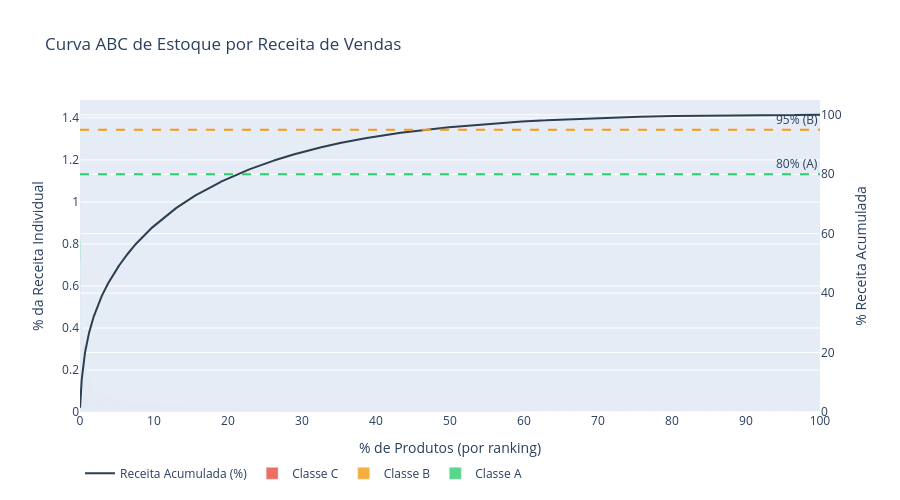

Notebook code for this chart:
### Markdown cell above
## 3. Grafico de Pareto (Curva ABC)

### Code cell
receita_plot = receita.reset_index(drop=True)
receita_plot['Ranking'] = range(1, len(receita_plot) + 1)
receita_plot['Pct Produtos'] = receita_plot['Ranking'] / len(receita_plot) * 100

fig = go.Figure()

# Barras de receita coloridas por classe
cores_abc = {'A': '#2ecc71', 'B': '#f39c12', 'C': '#e74c3c'}
for classe in ['A', 'B', 'C']:
    mask = receita_plot['Classe'] == classe
    fig.add_trace(go.Bar(
        x=receita_plot[mask]['Pct Produtos'],
        y=receita_plot[mask]['Receita_Pct'],
        name=f'Classe {classe}',
        marker_color=cores_abc[classe],
        opacity=0.8
    ))

# Linha acumulada
fig.add_trace(go.Scatter(
    x=receita_plot['Pct Produtos'],
    y=receita_plot['Receita_Acum'],
    name='Receita Acumulada (%)',
    yaxis='y2',
    line=dict(color='#2c3e50', width=2)
))

fig.add_hline(y=80, line_dash='dash', line_color='#2ecc71', annotation_text='80% (A)', yref='y2')
fig.add_hline(y=95, line_dash='dash', line_color='#f39c12', annotation_text='95% (B)', yref='y2')

fig.update_layout(
    title='Curva ABC de Estoque por Receita de Vendas',
    xaxis_title='% de Produtos (por ranking)',
    yaxis_title='% da Receita Individual',
    yaxis2=dict(title='% Receita Acumulada', overlaying='y', side='right', range=[0, 105]),
    height=500,
    barmode='stack',
    legend=dict(orientation='h', y=-0.15)
)
fig.show()

### Figure 1 — Plotly figure (JSON) as saved in the notebook; plotly's stock layout.template omitted (floating-point values rounded to 4 significant figures; data arrays with more than 128 entries replaced by an {"elided": "..."} marker saying what was removed)
{"data": [{"marker": {"color": "#2ecc71"}, "name": "Classe A", "opacity": 0.8, "type": "bar", "x": {"elided": "1359 float values"}, "y": {"elided": "1359 float values"}}, {"marker": {"color": "#f39c12"}, "name": "Classe B", "opacity": 0.8, "type": "bar", "x": {"elided": "1629 float values"}, "y": {"elided": "1629 float values"}}, {"marker": {"color": "#e74c3c"}, "name": "Classe C", "opacity": 0.8, "type": "bar", "x": {"elided": "3408 float values"}, "y": {"elided": "3408 float values"}}, {"line": {"color": "#2c3e50", "width": 2}, "name": "Receita Acumulada (%)", "type": "scatter", "x": {"elided": "6396 float values"}, "y": {"elided": "6396 float values"}, "yaxis": "y2"}], "layout": {"annotations": [{"showarrow": false, "text": "80% (A)", "x": 1, "xanchor": "right", "xref": "x domain", "y": 80, "yanchor": "bottom", "yref": "y2"}, {"showarrow": false, "text": "95% (B)", "x": 1, "xanchor": "right", "xref": "x domain", "y": 95, "yanchor": "bottom", "yref": "y2"}], "barmode": "stack", "height": 500, "legend": {"orientation": "h", "y": -0.15}, "shapes": [{"line": {"color": "#2ecc71", "dash": "dash"}, "type": "line", "x0": 0, "x1": 1, "xref": "x domain", "y0": 80, "y1": 80, "yref": "y2"}, {"line": {"color": "#f39c12", "dash": "dash"}, "type": "line", "x0": 0, "x1": 1, "xref": "x domain", "y0": 95, "y1": 95, "yref": "y2"}], "title": {"text": "Curva ABC de Estoque por Receita de Vendas"}, "xaxis": {"title": {"text": "% de Produtos (por ranking)"}}, "yaxis": {"title": {"text": "% da Receita Individual"}}, "yaxis2": {"overlaying": "y", "range": [0, 105], "side": "right", "title": {"text": "% Receita Acumulada"}}}}
